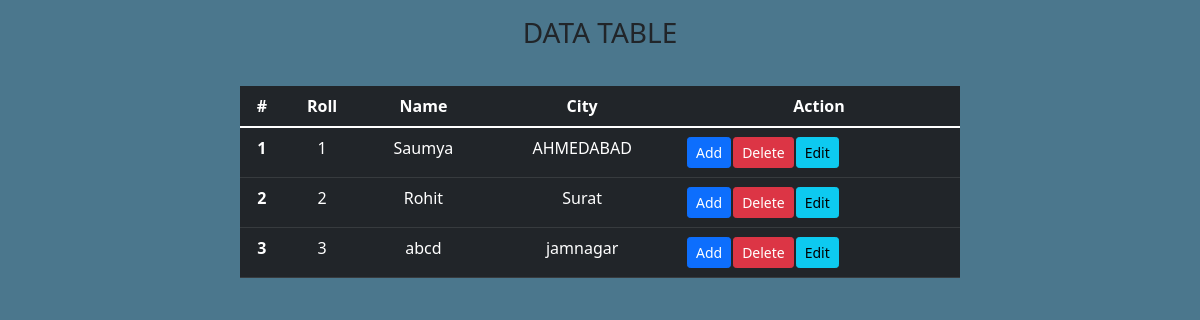
The app's page /, older data.
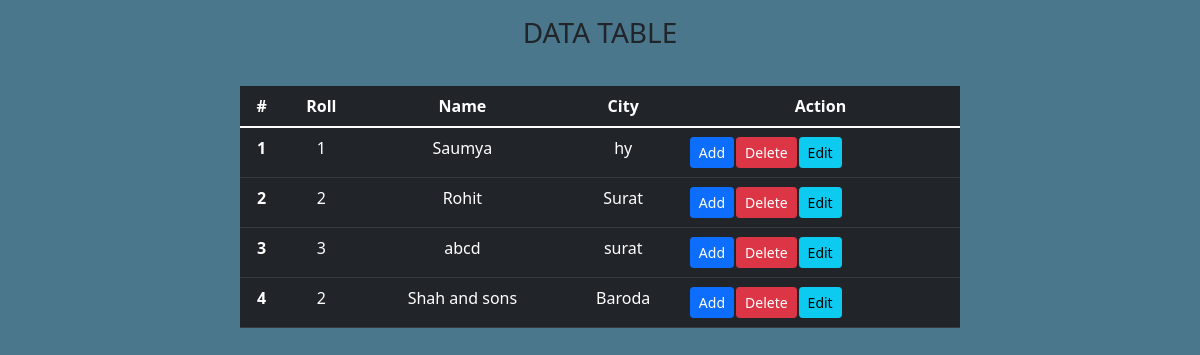
The same page, newer data.
### core/models.py (models this page shows)
class Student(models.Model):
    name = models.CharField(max_length=100)
    roll = models.IntegerField()
    city = models.CharField(max_length=100)

### core/views.py (the view)
# urls.py: path('',Home.as_view(),name="home"),
class Home(View):
    def get(self, request):
        stu_data = Student.objects.all()
        return render(request, 'core/home.html', {'studata':stu_data})

### core/templates/core/home.html (shortened to what this page needs)
{% extends 'core/base.html' %}
{% block main_content %}
    <html>
        <body>
        <section class="container">
            <div class="row justify-content-around text-center mt-3">
             <div class="col-sm-8">
                 <h3>DATA TABLE</h3> <br>
             </div>
            <div class="row justify-content-around text-center mt-1 ">
                    <div class="col-sm-8">
                 <table class="table table-dark table-hover">
                      <thead>
                         <tr>
                             <th scope="col">#</th>
                             <th scope="col">Roll</th>
                             <th scope="col">Name</th>
                             <th scope="col">City</th>
                             <th scope="col">Action</th>
                         </tr>
                      </thead>
                      <tbody>
                      {% for stud in studata %}
                        <tr>
                            <th scope="row">{{ forloop.counter }}</th>
                            <td>{{ stud.roll }}</td>
                            <td>{{ stud.name }}</td>
                            <td>{{ stud.city }}</td>
                            <td class="aline-inline">
                                <table>
                                    <tr>
                                        <td>
                                             <a href="{% url 'add-student' %}" class="btn btn-sm btn-primary float-end">Add</a>
                                        </td>
                                        <td>
                                            <form action="{% url 'delete-student' %}" method="POST">
                                                <input type="submit" value="Delete" class="btn btn-danger btn-sm">
                                            </form>
                                        </td>
                                        <td>
                                            <a href="{% url 'edit-student' stud.id %}" class="btn btn-sm btn-info">Edit</a>
                                        </td>
                                    </tr>
                                </table>
                            </td>
                        </tr>
                      {% endfor %}
                      </tbody>
                 </table>
            </div>
            </div>
            </div>
        </section>
        </body>
    </html>
{% endblock main_content%}

Row changes from the older to the newer data that the page shows:
changed Student "Saumya": city "AHMEDABAD" → "hy"
changed Student "abcd": city "jamnagar" → "surat"
added Student: roll "2", name "Shah and sons", city "Baroda"
